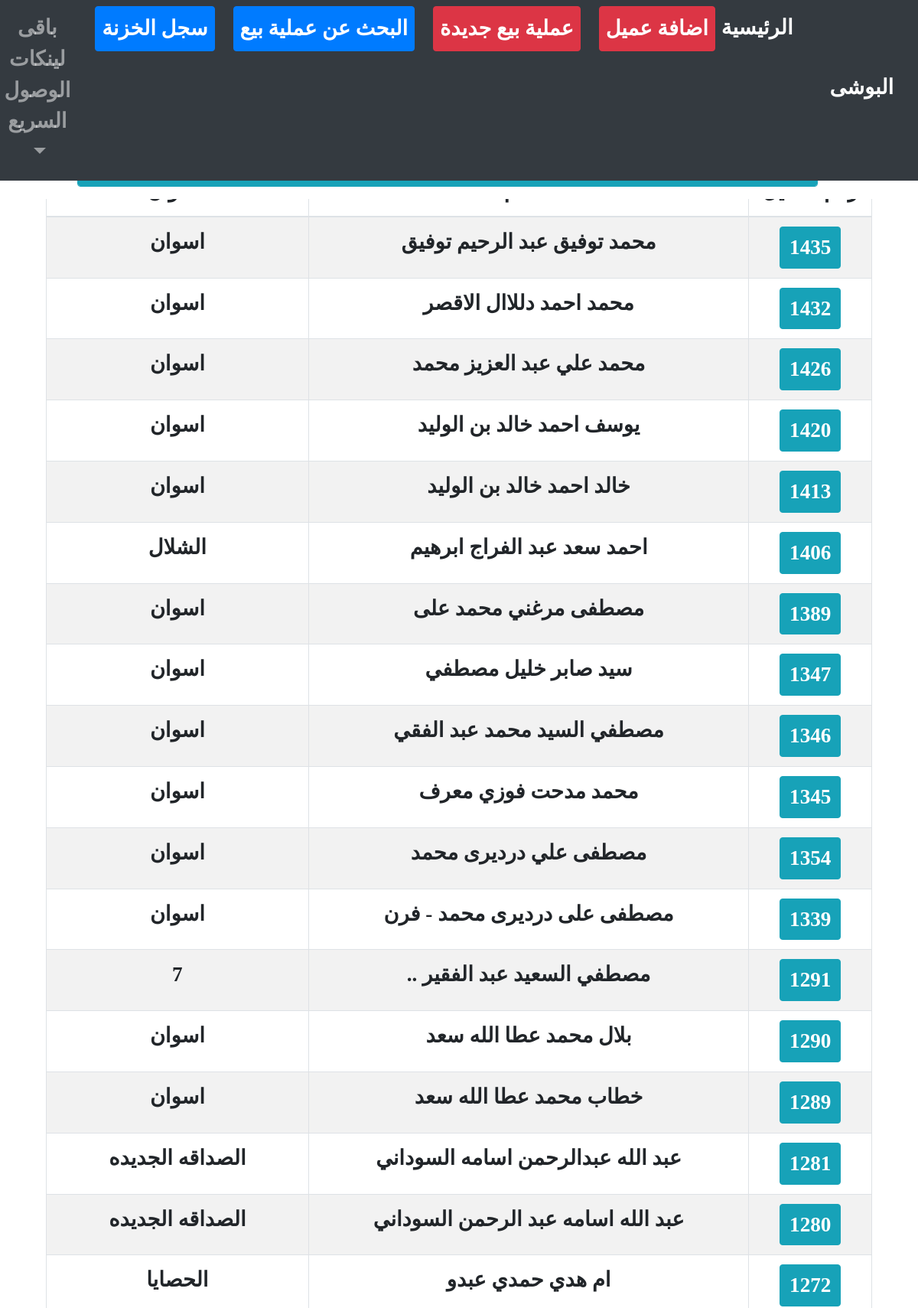
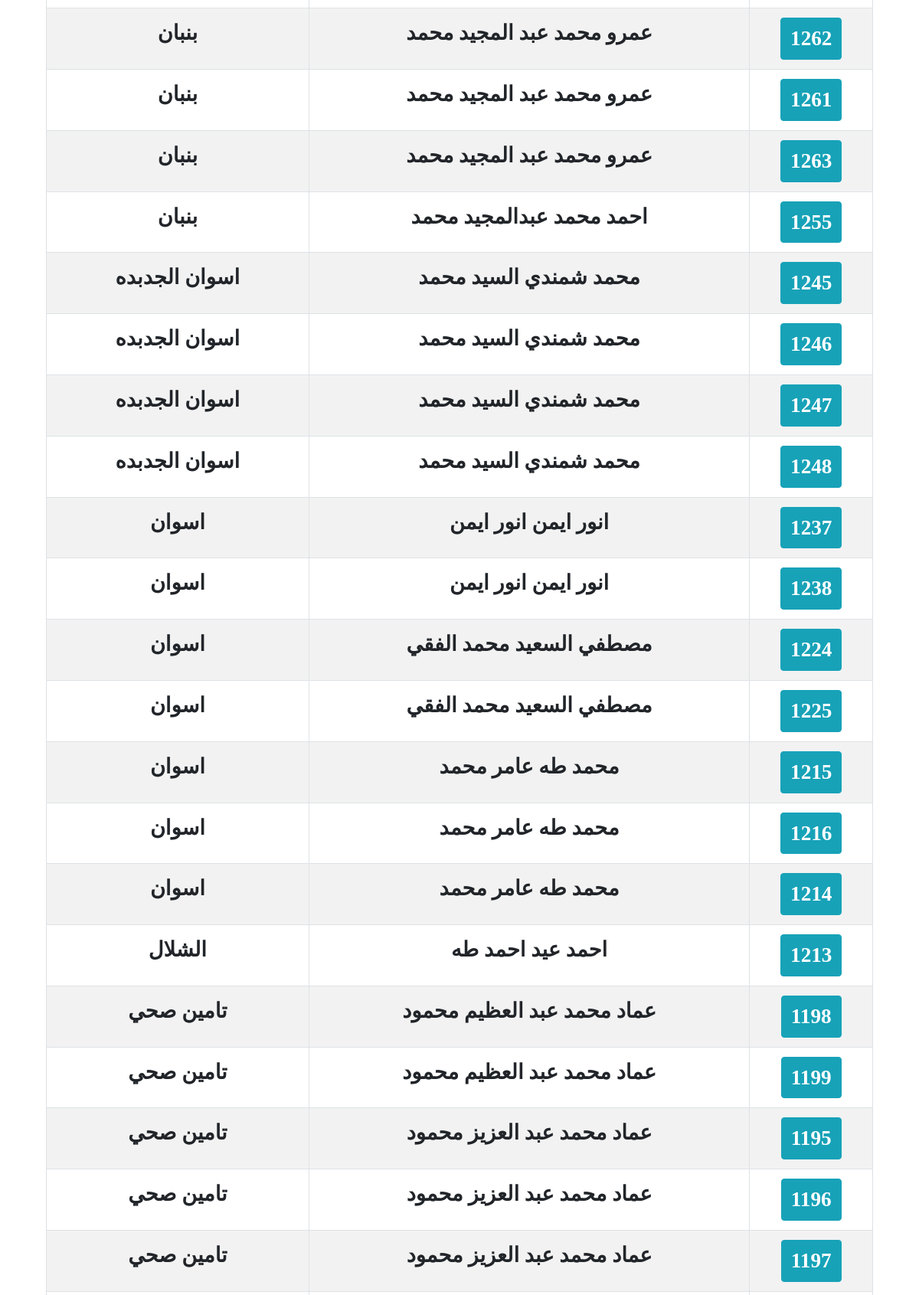
/client/ (upper part), run on the app's committed database (2 pictures, top to bottom).
### client/models.py (models this page shows, shortened)
class TimeStampMixin(models.Model):
    created_at      = models.DateTimeField(auto_now_add=True,null=True)
    updated_at      = models.DateTimeField(auto_now=True,null=True)
    is_deleted      = models.BooleanField(default=False)

class Client(TimeStampMixin, models.Model):
    GENDER_CHOICES = [
        ('male', 'رجالى'),
        ('female', 'حريمى'),
    ]
    FName       = models.CharField(max_length=15, null=True, blank=True, verbose_name="الاسم الاول") # الاسم الاول
    SName       = models.CharField(max_length=15, null=True, blank=True, verbose_name="الاسم الثانى") # الاسم الثانى
    TName       = models.CharField(max_length=15, null=True, blank=True, verbose_name="الاسم الثالث") # الاسم الثالث
    LName       = models.CharField(max_length=15, null=True, blank=True, verbose_name="الاسم الرابع") # الاسم الرابع
    name        = models.CharField(max_length=60, null=True, blank=True, db_index=True,verbose_name="الاسم بالكامل") # الاسم بالكامل
    kindMale    = models.CharField(max_length=10, choices=GENDER_CHOICES, null=True, blank=True, verbose_name="نوع العميل", default="male" )
    book        = models.CharField(max_length=50, null=True, blank=True, verbose_name="اسم الدفتر")
    page        = models.IntegerField(null=True, blank=True, verbose_name="صفحة رقم")
    phone       = models.CharField(max_length=50, null=True, blank=True, db_index=True, verbose_name="رقم التليفون")
    address     = models.CharField(max_length=50, null=True, blank=True, verbose_name="العنوان")

class TimeStampMixin(models.Model):
    created_at      = models.DateTimeField(auto_now_add=True,null=True)
    updated_at      = models.DateTimeField(auto_now=True,null=True)
    is_deleted      = models.BooleanField(default=False)

### client/views.py (the view)
# urls.py: path('', clientListView.as_view(), name="list"),
class clientListView(ListView):
    model = Client
    template_name = 'client/client_list.html'
    context_object_name = 'clients'
    def get_queryset(self):
        queryset = super().get_queryset()
        search_query = self.request.GET.get('q')
        if search_query:
            queryset = queryset.filter(
                Q(name__icontains=search_query)
            )
        queryset = queryset.order_by('-created_at')
        return queryset

### client/templates/client/client_list.html (shortened to what this page needs)
{% extends "homee/index.html" %}
{% block content %}
<div class="container-fluid">
    <div class="row mt-5 mb-3 bg-white w-100" style=" position: fixed; top: 0rem; display: inline-block; left: 0rem; z-index:2;">
        <div class="col-10 m-auto p-3 text-center">
            <a class="btn btn-primary w-50 m-auto" href="{% url "client:create" %}">اضافة عميل</a>
            <form class="form" action="#" method="GET" style="">
                <div class="">
                </div>
            </form>
        </div>
    </div>
    <div class="row">
        <div class="col-12 mb-5" style="padding-top:6rem">
            <h1 class="text-right">قائمة العملاء</h1>
            <table class="table text-center table-striped table-hover table-bordered w-100" id="" style="">
                <thead>
                    <th>رقم العميل</th>
                    <th>الاسم</th>
                    <th>العنوان</th>
                </thead>
                <tbody>
                    {% for client in clients %}
                        <tr>
                            <td><a class="btn btn-info text-white"
                                href="#">{{ client.id }}</a></td>
                            <td>{{ client.name }}</td>
                            <td>{{ client.address }}</td>
                        </tr>
                    {% empty %}
                        <li>No client found.</li>
                    {% endfor %}
                </tbody>
            </table>
        </div>
    </div>
</div>
{% endblock %}

### home/static/homee/css/style.css (style rules this page uses)
body, .h3, h1.h1, .btn:not(:disabled):not(.disabled), label, select, input { text-align: center!important; font-size: 1.7rem!important; font-weight: 900!important; font-family: none!important; }

### data on the page
Client: id "1435", name "محمد توفيق عبد الرحيم توفيق", address "اسوان"
Client: id "1432", name "محمد احمد دللاال الاقصر", address "اسوان"
Client: id "1426", name "محمد علي عبد العزيز محمد", address "اسوان"
Client: id "1420", name "يوسف احمد خالد بن الوليد", address "اسوان"
Client: id "1413", name "خالد احمد خالد بن الوليد", address "اسوان"
Client: id "1406", name "احمد سعد عبد الفراج ابرهيم", address "الشلال"
Client: id "1389", name "مصطفى مرغني محمد على", address "اسوان"
Client: id "1347", name "سيد صابر خليل مصطفي", address "اسوان"
Client: id "1346", name "مصطفي السيد محمد عبد الفقي", address "اسوان"
Client: id "1345", name "محمد مدحت فوزي معرف", address "اسوان"
Client: id "1354", name "مصطفى علي درديرى محمد", address "اسوان"
Client: id "1339", name "مصطفى على درديرى محمد - فرن", address "اسوان"
Client: id "1291", name "مصطفي السعيد عبد الفقير ..", address "7"
Client: id "1290", name "بلال محمد عطا الله سعد", address "اسوان"
Client: id "1289", name "خطاب محمد عطا الله سعد", address "اسوان"
Client: id "1281", name "عبد الله عبدالرحمن اسامه السوداني", address "الصداقه الجديده"
Client: id "1280", name "عبد الله اسامه عبد الرحمن السوداني", address "الصداقه الجديده"
Client: id "1272", name "ام هدي حمدي عبدو", address "الحصايا"
Client: id "1262", name "عمرو محمد عبد المجيد محمد", address "بنبان"
Client: id "1261", name "عمرو محمد عبد المجيد محمد", address "بنبان"
Client: id "1263", name "عمرو محمد عبد المجيد محمد", address "بنبان"
Client: id "1255", name "احمد محمد عبدالمجيد محمد", address "بنبان"
Client: id "1245", name "محمد شمندي السيد محمد", address "اسوان الجدبده"
Client: id "1246", name "محمد شمندي السيد محمد", address "اسوان الجدبده"
Client: id "1247", name "محمد شمندي السيد محمد", address "اسوان الجدبده"
Client: id "1248", name "محمد شمندي السيد محمد", address "اسوان الجدبده"
Client: id "1237", name "انور ايمن انور ايمن", address "اسوان"
Client: id "1238", name "انور ايمن انور ايمن", address "اسوان"
Client: id "1224", name "مصطفي السعيد محمد الفقي", address "اسوان"
Client: id "1225", name "مصطفي السعيد محمد الفقي", address "اسوان"
Client: id "1215", name "محمد طه عامر محمد", address "اسوان"
Client: id "1216", name "محمد طه عامر محمد", address "اسوان"
Client: id "1214", name "محمد طه عامر محمد", address "اسوان"
Client: id "1213", name "احمد عيد احمد طه", address "الشلال"
Client: id "1198", name "عماد محمد عبد العظيم محمود", address "تامين صحي"
Client: id "1199", name "عماد محمد عبد العظيم محمود", address "تامين صحي"
Client: id "1195", name "عماد محمد عبد العزيز محمود", address "تامين صحي"
Client: id "1196", name "عماد محمد عبد العزيز محمود", address "تامين صحي"
Client: id "1197", name "عماد محمد عبد العزيز محمود", address "تامين صحي"
